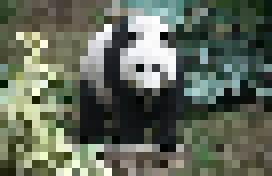
#> input picture picture1.jpg, 272 x 176 px
$ python prewitt.py
#> lines starting #> are read from the running program, lines starting #| are printed output that depends on the picture
#prewitt
import cv2
import numpy as np

try:
    img = cv2.imread('picture1.jpg')
#> img is the input picture: shape (176, 272, 3); mean B, G, R 90.6, 105, 97.5
    gray = cv2.cvtColor(img, cv2.COLOR_BGR2GRAY)
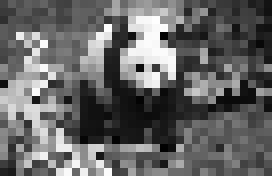
#> gray: shape (176, 272); min 1, max 254, mean 101.1
    img_gaussian = cv2.GaussianBlur(gray, (3, 3), 0)
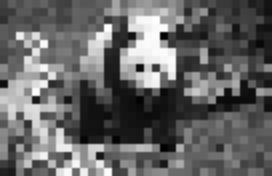
#> img_gaussian: shape (176, 272); min 1, max 254, mean 101.2
except Exception as e:
    print(str(e))

kernelx = np.array([[1,1,1],[0,0,0],[-1,-1,-1]])
kernely = np.array([[-1,0,1],[-1,0,1],[-1,0,1]])
img_prewittx = cv2.filter2D(img_gaussian, -1, kernelx)
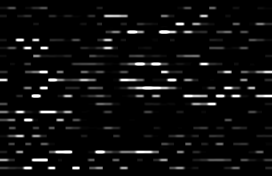
#> img_prewittx: shape (176, 272); min 0, max 255, mean 12.8
img_prewitty = cv2.filter2D(img_gaussian, -1, kernely)
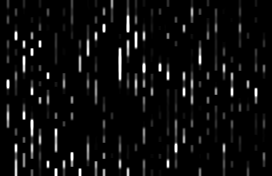
#> img_prewitty: shape (176, 272); min 0, max 255, mean 13


cv2.imshow("Original Image", img)
cv2.imshow("Prewitt X", img_prewittx)
cv2.imshow("Prewitt Y", img_prewitty)
cv2.imshow("Prewitt", img_prewittx + img_prewitty)
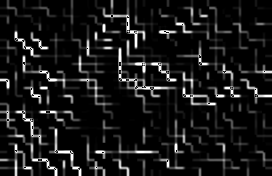
#> window 'Prewitt': shape (176, 272); min 0, max 255, mean 24.2


cv2.waitKey(0)
cv2.destroyAllWindows()

$ run again, with foti.png saved as picture1.jpg
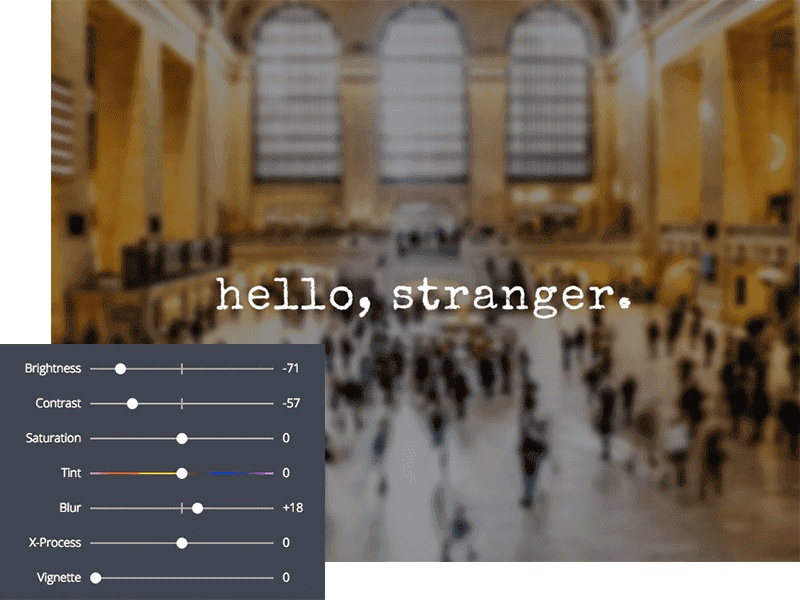
#> input picture foti.png, 800 x 600 px
#> img is the input picture: shape (600, 800, 3); mean B, G, R 89, 102.2, 113.9
#> `gray = cv2.cvtColor(img, cv2.COLOR_BGR2GRAY)`:
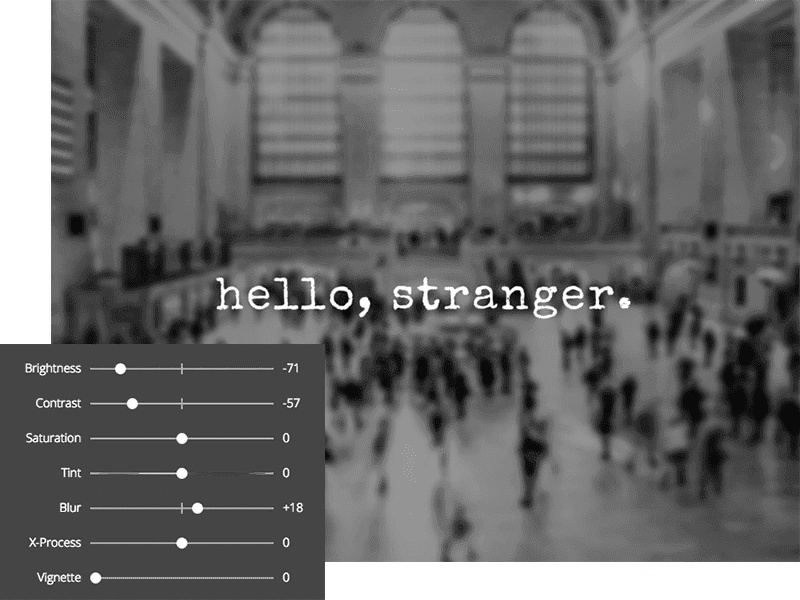
#> gray: shape (600, 800); min 3, max 255, mean 104.2
#> `cv2.imshow("Prewitt", img_prewittx + img_prewitty)`:
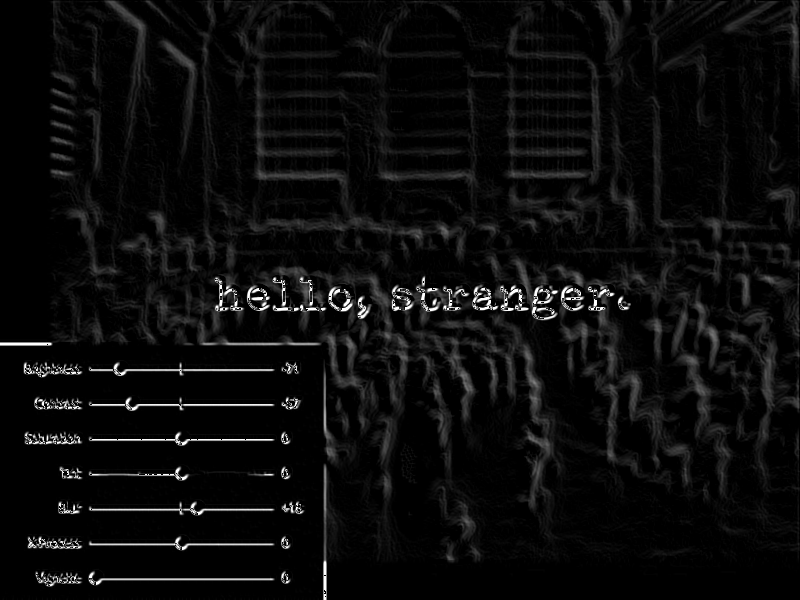
#> window 'Prewitt': shape (600, 800); min 0, max 255, mean 11.7
